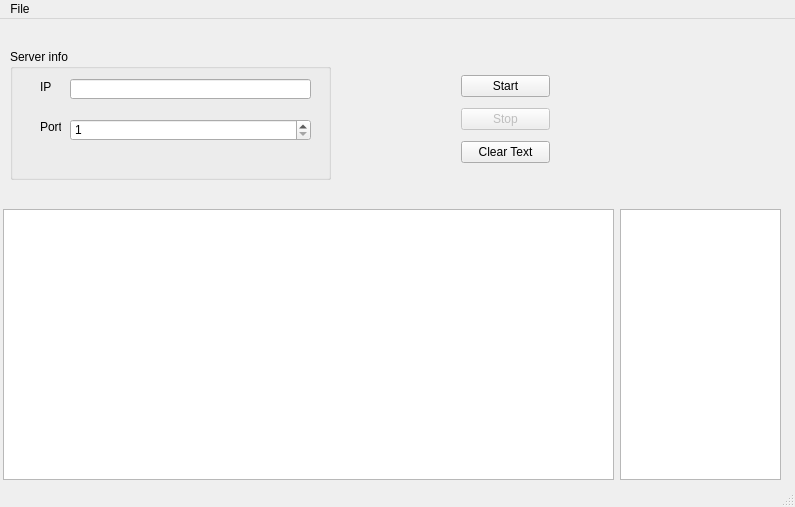
<?xml version="1.0" encoding="UTF-8"?>
<ui version="4.0">
 <class>Server</class>
 <widget class="QMainWindow" name="Server">
  <property name="geometry">
   <rect>
    <x>0</x>
    <y>0</y>
    <width>795</width>
    <height>507</height>
   </rect>
  </property>
  <property name="minimumSize">
   <size>
    <width>795</width>
    <height>507</height>
   </size>
  </property>
  <property name="maximumSize">
   <size>
    <width>795</width>
    <height>507</height>
   </size>
  </property>
  <property name="windowTitle">
   <string>Server</string>
  </property>
  <widget class="QWidget" name="centralWidget">
   <widget class="QWidget" name="verticalLayoutWidget">
    <property name="geometry">
     <rect>
      <x>450</x>
      <y>40</y>
      <width>111</width>
      <height>121</height>
     </rect>
    </property>
    <layout class="QVBoxLayout" name="verticalLayout">
     <item>
      <widget class="QPushButton" name="StartButton">
       <property name="enabled">
        <bool>true</bool>
       </property>
       <property name="text">
        <string>Start</string>
       </property>
      </widget>
     </item>
     <item>
      <widget class="QPushButton" name="StopButton">
       <property name="enabled">
        <bool>false</bool>
       </property>
       <property name="text">
        <string>Stop</string>
       </property>
      </widget>
     </item>
     <item>
      <widget class="QPushButton" name="ClearButton">
       <property name="text">
        <string>Clear Text</string>
       </property>
      </widget>
     </item>
    </layout>
   </widget>
   <widget class="QGroupBox" name="groupBox">
    <property name="geometry">
     <rect>
      <x>10</x>
      <y>30</y>
      <width>321</width>
      <height>131</height>
     </rect>
    </property>
    <property name="title">
     <string>Server info</string>
    </property>
    <widget class="QLineEdit" name="IPEdit">
     <property name="geometry">
      <rect>
       <x>60</x>
       <y>30</y>
       <width>241</width>
       <height>20</height>
      </rect>
     </property>
    </widget>
    <widget class="QLabel" name="label">
     <property name="geometry">
      <rect>
       <x>30</x>
       <y>30</y>
       <width>21</width>
       <height>16</height>
      </rect>
     </property>
     <property name="text">
      <string>IP</string>
     </property>
    </widget>
    <widget class="QLabel" name="label_2">
     <property name="geometry">
      <rect>
       <x>30</x>
       <y>70</y>
       <width>21</width>
       <height>16</height>
      </rect>
     </property>
     <property name="text">
      <string>Port</string>
     </property>
    </widget>
    <widget class="QSpinBox" name="PortSpinBox">
     <property name="geometry">
      <rect>
       <x>60</x>
       <y>70</y>
       <width>241</width>
       <height>22</height>
      </rect>
     </property>
     <property name="minimum">
      <number>1</number>
     </property>
     <property name="maximum">
      <number>65535</number>
     </property>
    </widget>
   </widget>
   <widget class="QTextEdit" name="textEdit">
    <property name="enabled">
     <bool>true</bool>
    </property>
    <property name="geometry">
     <rect>
      <x>3</x>
      <y>190</y>
      <width>611</width>
      <height>271</height>
     </rect>
    </property>
   </widget>
   <widget class="QListWidget" name="UserList">
    <property name="geometry">
     <rect>
      <x>620</x>
      <y>190</y>
      <width>161</width>
      <height>271</height>
     </rect>
    </property>
   </widget>
  </widget>
  <widget class="QMenuBar" name="menuBar">
   <property name="geometry">
    <rect>
     <x>0</x>
     <y>0</y>
     <width>795</width>
     <height>21</height>
    </rect>
   </property>
   <widget class="QMenu" name="menuFile">
    <property name="title">
     <string>File</string>
    </property>
    <addaction name="actionSave"/>
   </widget>
   <addaction name="menuFile"/>
  </widget>
  <widget class="QStatusBar" name="statusBar"/>
  <action name="actionSave">
   <property name="text">
    <string>Save</string>
   </property>
  </action>
 </widget>
 <layoutdefault spacing="6" margin="11"/>
 <resources/>
 <connections/>
</ui>
